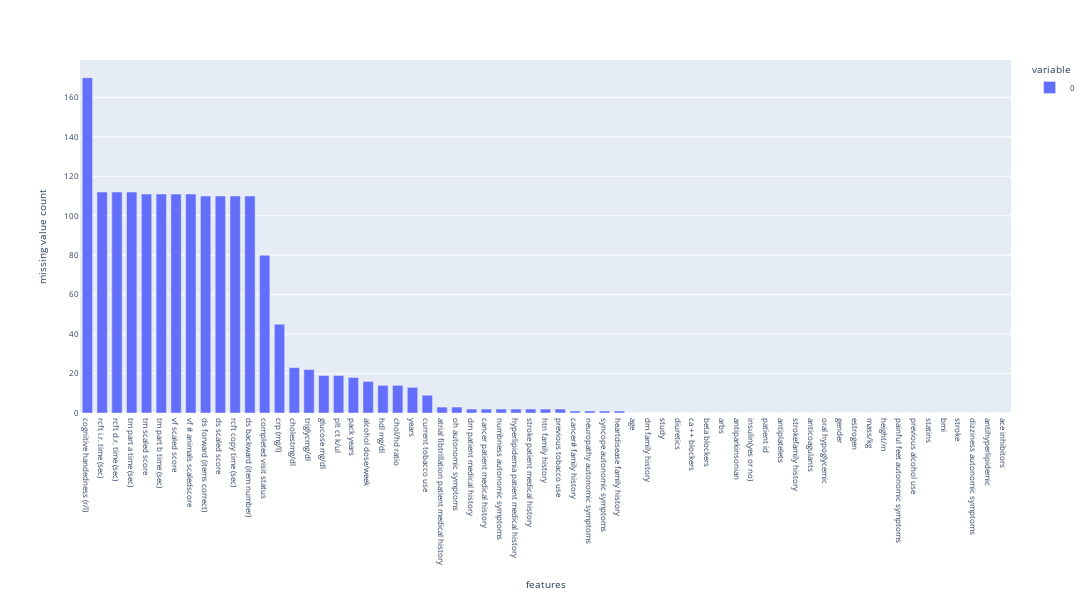

Notebook code for this chart:
### Code cell
get_plot_na(merged_cognitive_test_v9, axis=0).show()

### Figure 1 — Plotly figure (JSON) as saved in the notebook; plotly's stock layout.template omitted (floating-point values rounded to 4 significant figures)
{"data": [{"alignmentgroup": "True", "hovertemplate": "variable=0<br>features=%{x}<br>missing value count=%{y}<extra></extra>", "legendgroup": "0", "marker": {"color": "#636efa", "pattern": {"shape": ""}}, "name": "0", "offsetgroup": "0", "orientation": "v", "showlegend": true, "textposition": "auto", "type": "bar", "x": ["cognitive handedness (r/l)", "rcft i.r. time (sec)", "rcft d.r. time (sec)", "tm part a time (sec)", "tm scaled score", "tm part b time (sec)", "vf scaled score", "vf # animals scaledscore", "ds forward (items correct)", "ds scaled score", "rcft copy time (sec)", "ds backward (item number)", "completed visit status", "crp (mg/l)", "cholestmg/dl", "triglycmg/dl", "glucose mg/dl", "plt ct k/ul", "pack years", "alcohol dose/week", "hdl mg/dl", "chol/hd ratio", "years", "current tobacco use", "atrial fibtrillation patient medical history", "oh autonomic symptoms", "dm patient medical history", "cancer patient medical history", "numbness autonomic symptoms", "hyperlipidemia patient medical history", "stroke patient medical history", "htn family history", "previous tobacco use", "cancer# family history", "neuropathy autonomic symptoms", "syncope autonomic symptoms", "heartdisease family history", "age", "dm family history", "study", "diuretics", "ca ++ blockers", "beta blockers", "arbs", "antiparkinsonian", "insulin(yes or no)", "patient id", "antiplatelets", "strokefamily history", "anticoagulants", "oral hypoglycemic", "gender", "estrogen", "mass/kg", "height/m", "painful feet autonomic symptoms", "previous alcohol use", "statins", "bmi", "stroke", "dizziness autonomic symptoms", "antihyperlipidemic", "ace inhibitors"], "xaxis": "x", "y": [170, 112, 112, 112, 111, 111, 111, 111, 110, 110, 110, 110, 80, 45, 23, 22, 19, 19, 18, 16, 14, 14, 13, 9, 3, 3, 2, 2, 2, 2, 2, 2, 2, 1, 1, 1, 1, 0, 0, 0, 0, 0, 0, 0, 0, 0, 0, 0, 0, 0, 0, 0, 0, 0, 0, 0, 0, 0, 0, 0, 0, 0, 0], "yaxis": "y"}], "layout": {"bargap": 0.3, "barmode": "relative", "font": {"size": 8}, "height": 600, "legend": {"title": {"text": "variable"}, "tracegroupgap": 0}, "margin": {"t": 60}, "width": 2000, "xaxis": {"anchor": "y", "domain": [0, 1], "title": {"text": "features"}}, "yaxis": {"anchor": "x", "domain": [0, 1], "title": {"text": "missing value count"}}}}
